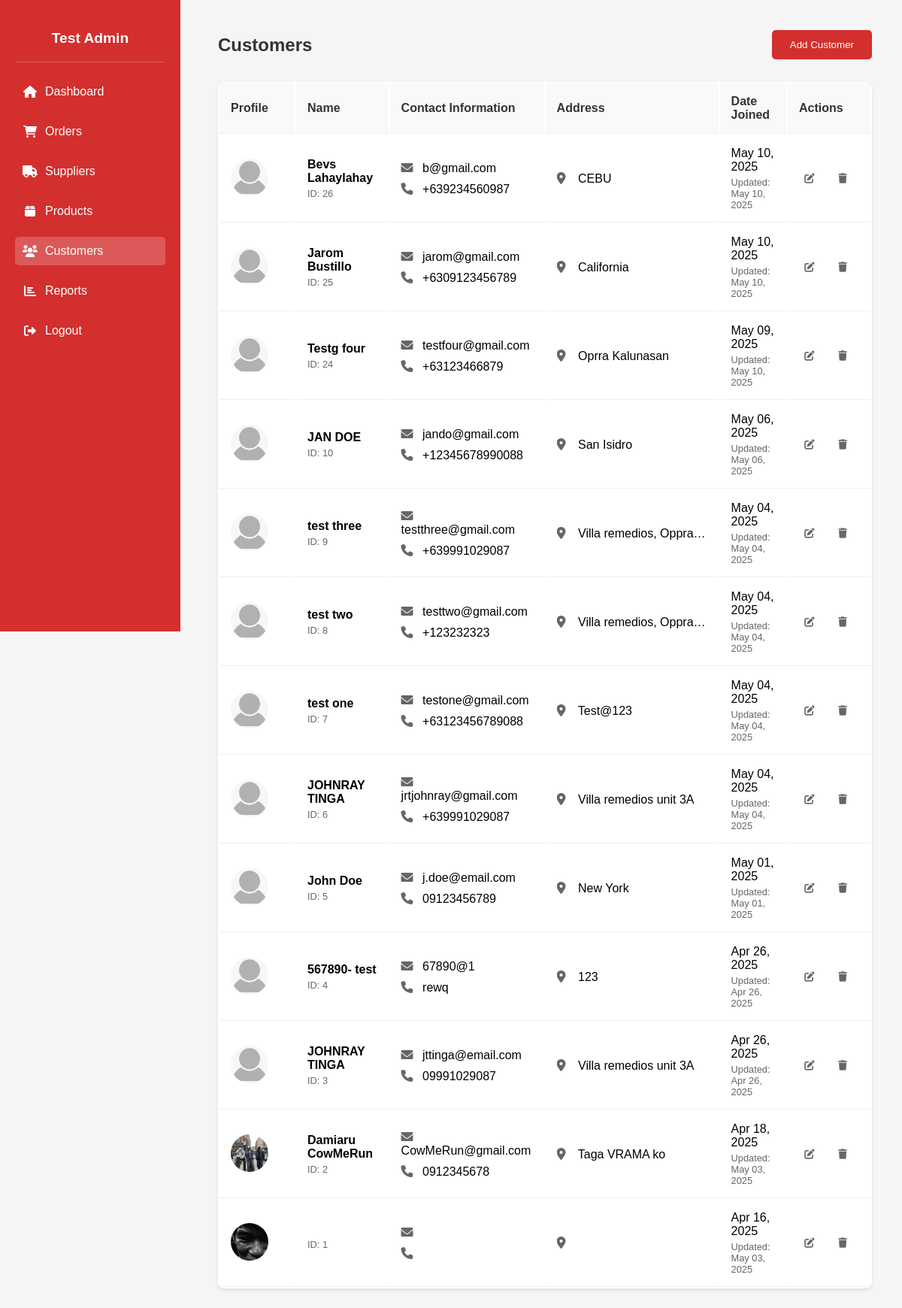
/Admin_customers.php, run on the app's committed database.
### tables this page shows
CREATE TABLE `customer` (
  `PK_CUSTOMER_ID` int(11) NOT NULL,
  `L_NAME` varchar(30) NOT NULL,
  `F_NAME` varchar(30) NOT NULL,
  `EMAIL` varchar(255) NOT NULL,
  `PASSWORD_HASH` varchar(255) NOT NULL,
  `CUSTOMER_ADDRESS` varchar(255) NOT NULL,
  `PHONE_NUM` char(15) NOT NULL,
  `CREATED_AT` datetime NOT NULL DEFAULT current_timestamp(),
  `UPDATE_AT` datetime NOT NULL,
  `PROFILE_PIC` varchar(255) DEFAULT 'default.png'
);

### Admin_customers.php (the view, shortened to what this page needs)
<?php
include 'db_connect.php';
$adminQuery = $conn->prepare("SELECT CONCAT(F_NAME, ' ', L_NAME) as full_name FROM users WHERE PK_USER_ID = ?");
$adminQuery->bind_param("i", $admin_id);
$adminQuery->execute();
$adminResult = $adminQuery->get_result();
$adminName = $adminResult->num_rows > 0 ? $adminResult->fetch_assoc()['full_name'] : 'Test Admin';
$sql = "SELECT PK_CUSTOMER_ID, F_NAME, L_NAME, EMAIL, PHONE_NUM, CUSTOMER_ADDRESS,
        PROFILE_PIC, CREATED_AT, UPDATE_AT
        FROM customer ORDER BY CREATED_AT DESC";
$result = $conn->query($sql);
?>
<!DOCTYPE html>
<html lang="en">
<head>
    <link rel="stylesheet" href="https://cdnjs.cloudflare.com/ajax/libs/font-awesome/6.0.0/css/all.min.css">
    <link href="https://cdn.jsdelivr.net/npm/@sweetalert2/theme-material-ui/material-ui.css" rel="stylesheet">
</head>
<body>
    <div class="sidebar">
    <div class="admin-profile">
            <h3><?= htmlspecialchars($adminName) ?></h3>
        </div>
        <a href="Admin_home.php">
            <i class="fas fa-home"></i> Dashboard
        </a>
        <a href="Admin_orders.php">
            <i class="fas fa-shopping-cart"></i> Orders
        </a>
        <a href="Admin_suppliers.php">
            <i class="fas fa-truck"></i> Suppliers
        </a>
        <a href="Admin_product.php">
            <i class="fas fa-box"></i> Products
        </a>
        <a href="Admin_customers.php" class="active">
            <i class="fas fa-users"></i> Customers
        </a>
        <a href="Admin_reports.php">
            <i class="fas fa-chart-bar"></i> Reports
        </a>
        <a href="logout.php">
            <i class="fas fa-sign-out-alt"></i> Logout
        </a>
    </div>
    <div class="customer-section">
        <div class="header">
            <h2>Customers</h2>
            <button onclick="window.location.href='Admin_add_customer.php'">Add Customer</button>
        </div>
        <table>
            <thead>
                <tr>
                    <th>Profile</th>
                    <th>Name</th>
                    <th>Contact Information</th>
                    <th>Address</th>
                    <th>Date Joined</th>
                    <th>Actions</th>
                </tr>
            </thead>
            <tbody>
                <?php while($row = $result->fetch_assoc()): ?>
                <tr>
                    <td class="profile-cell">
                        <img src="uploads/profiles/<?= !empty($row['PROFILE_PIC']) ?
                            htmlspecialchars($row['PROFILE_PIC']) : 'default-avatar.png' ?>"
                            alt="Profile Picture" class="profile-pic">
                    </td>
                    <td>
                        <strong><?= htmlspecialchars($row['F_NAME'] . ' ' . $row['L_NAME']) ?></strong>
                        <div class="customer-id">ID: <?= htmlspecialchars($row['PK_CUSTOMER_ID']) ?></div>
                    </td>
                    <td>
                        <div><i class="fas fa-envelope"></i> <?= htmlspecialchars($row['EMAIL']) ?></div>
                        <div><i class="fas fa-phone" style="margin-top: 10px;"></i> <?= htmlspecialchars($row['PHONE_NUM']) ?></div>
                    </td>
                    <td>
                        <div class="address-cell">
                            <i class="fas fa-map-marker-alt"></i>
                            <?= htmlspecialchars($row['CUSTOMER_ADDRESS']) ?>
                        </div>
                    </td>
                    <td>
                        <div> <?= date("M d, Y", strtotime($row['CREATED_AT'])) ?></div>
                        <div class="last-updated">Updated: <?= date("M d, Y", strtotime($row['UPDATE_AT'])) ?></div>
                    </td>
                    <td>
                        <div class="action-buttons">
                            <button onclick="editCustomer(<?= $row['PK_CUSTOMER_ID'] ?>)" class="edit-btn">
                                <i class="fas fa-edit"></i>
                            </button>
                            <button onclick="deleteCustomer(<?= $row['PK_CUSTOMER_ID'] ?>)" class="delete-btn">
                                <i class="fas fa-trash"></i>
                            </button>
                        </div>
                    </td>
                </tr>
                <?php endwhile; ?>
            </tbody>
        </table>
    </div>
</body>
</html>

### Admin_customers.php (style rules this page uses)
body { margin: 0; font-family: Arial, sans-serif; background-color: #f5f5f5; }
.sidebar { width: 200px; background-color: #d32f2f; height: 100vh; position: fixed; color: white; display: flex; flex-direction: column; padding: 20px; }
.admin-profile { text-align: center; padding: 20px 0; border-bottom: 1px solid rgba(255,255,255,0.2); margin-bottom: 20px; }
.admin-profile h3 { margin: 0; font-size: 1.2em; }
.sidebar a { display: flex; align-items: center; color: white; text-decoration: none; margin-bottom: 15px; padding: 10px; border-radius: 5px; transition: all 0.3s ease; }
.sidebar a i { margin-right: 10px; width: 20px; text-align: center; }
.sidebar a.active { background: rgba(255,255,255,0.2); }
.customer-section { margin-left: 250px; padding: 40px; }
.header { display: flex; justify-content: space-between; align-items: center; margin-bottom: 30px; }
.header h2 { margin: 0; color: #333; font-size: 24px; }
.header button { background-color: #d32f2f; color: white; border: none; padding: 12px 24px; cursor: pointer; border-radius: 5px; transition: background-color 0.3s; }
table { width: 100%; background: white; border-radius: 8px; box-shadow: 0 2px 4px rgba(0,0,0,0.1); overflow: hidden; }
table th, table td { padding: 15px; text-align: left; border-bottom: 1px solid #eee; }
table th { background-color: #f8f9fa; color: #333; font-weight: 600; }
.profile-pic { width: 50px; height: 50px; border-radius: 50%; object-fit: cover; }
.profile-cell { width: 70px; }
.customer-id { font-size: 0.8em; color: #666; margin-top: 4px; }
.address-cell { max-width: 200px; white-space: nowrap; overflow: hidden; text-overflow: ellipsis; }
.last-updated { font-size: 0.8em; color: #666; margin-top: 4px; }
.action-buttons { display: flex; gap: 8px; }
.action-buttons button { border: none; background: none; padding: 6px; cursor: pointer; border-radius: 4px; transition: background-color 0.3s; }
.edit-btn { color: #FFA000; }
.delete-btn { color: #F44336; }
table td { vertical-align: middle; }
table td i { width: 16px; margin-right: 8px; color: #666; }

### data on the page
customer: PROFILE_PIC (placeholder picture), F_NAME+L_NAME "Bevs Lahaylahay", PK_CUSTOMER_ID "26", EMAIL "b@gmail.com", PHONE_NUM "+639234560987", CUSTOMER_ADDRESS "CEBU", CREATED_AT "May 10, 2025", UPDATE_AT "May 10, 2025"
customer: PROFILE_PIC (placeholder picture), F_NAME+L_NAME "Jarom Bustillo", PK_CUSTOMER_ID "25", EMAIL "jarom@gmail.com", PHONE_NUM "+6309123456789", CUSTOMER_ADDRESS "California", CREATED_AT "May 10, 2025", UPDATE_AT "May 10, 2025"
customer: PROFILE_PIC (placeholder picture), F_NAME+L_NAME "Testg four", PK_CUSTOMER_ID "24", EMAIL "testfour@gmail.com", PHONE_NUM "+63123466879", CUSTOMER_ADDRESS "Oprra Kalunasan", CREATED_AT "May 09, 2025", UPDATE_AT "May 10, 2025"
customer: PROFILE_PIC (placeholder picture), F_NAME+L_NAME "JAN DOE", PK_CUSTOMER_ID "10", EMAIL "jando@gmail.com", PHONE_NUM "+12345678990088", CUSTOMER_ADDRESS "San Isidro", CREATED_AT "May 06, 2025", UPDATE_AT "May 06, 2025"
customer: PROFILE_PIC (placeholder picture), F_NAME+L_NAME "test three", PK_CUSTOMER_ID "9", EMAIL "testthree@gmail.com", PHONE_NUM "+639991029087", CUSTOMER_ADDRESS "Villa remedios, Oppra…", CREATED_AT "May 04, 2025", UPDATE_AT "May 04, 2025"
customer: PROFILE_PIC (placeholder picture), F_NAME+L_NAME "test two", PK_CUSTOMER_ID "8", EMAIL "testtwo@gmail.com", PHONE_NUM "+123232323", CUSTOMER_ADDRESS "Villa remedios, Oppra…", CREATED_AT "May 04, 2025", UPDATE_AT "May 04, 2025"
customer: PROFILE_PIC (placeholder picture), F_NAME+L_NAME "test one", PK_CUSTOMER_ID "7", EMAIL "testone@gmail.com", PHONE_NUM "+63123456789088", CUSTOMER_ADDRESS "Test@123", CREATED_AT "May 04, 2025", UPDATE_AT "May 04, 2025"
customer: PROFILE_PIC (placeholder picture), F_NAME+L_NAME "JOHNRAY TINGA", PK_CUSTOMER_ID "6", EMAIL "jrtjohnray@gmail.com", PHONE_NUM "+639991029087", CUSTOMER_ADDRESS "Villa remedios unit 3A", CREATED_AT "May 04, 2025", UPDATE_AT "May 04, 2025"
customer: PROFILE_PIC (placeholder picture), F_NAME+L_NAME "John Doe", PK_CUSTOMER_ID "5", EMAIL "j.doe@email.com", PHONE_NUM "09123456789", CUSTOMER_ADDRESS "New York", CREATED_AT "May 01, 2025", UPDATE_AT "May 01, 2025"
customer: PROFILE_PIC (placeholder picture), F_NAME+L_NAME "567890- test", PK_CUSTOMER_ID "4", EMAIL "67890@1", PHONE_NUM "rewq", CUSTOMER_ADDRESS "123", CREATED_AT "Apr 26, 2025", UPDATE_AT "Apr 26, 2025"
customer: PROFILE_PIC (placeholder picture), F_NAME+L_NAME "JOHNRAY TINGA", PK_CUSTOMER_ID "3", EMAIL "jttinga@email.com", PHONE_NUM "09991029087", CUSTOMER_ADDRESS "Villa remedios unit 3A", CREATED_AT "Apr 26, 2025", UPDATE_AT "Apr 26, 2025"
customer: PROFILE_PIC (picture), F_NAME+L_NAME "Damiaru CowMeRun", PK_CUSTOMER_ID "2", EMAIL "CowMeRun@gmail.com", PHONE_NUM "0912345678", CUSTOMER_ADDRESS "Taga VRAMA ko", CREATED_AT "Apr 18, 2025", UPDATE_AT "May 03, 2025"
customer: PROFILE_PIC (picture), PK_CUSTOMER_ID "1", CREATED_AT "Apr 16, 2025", UPDATE_AT "May 03, 2025"

### other printed values
$adminName "Test Admin"
